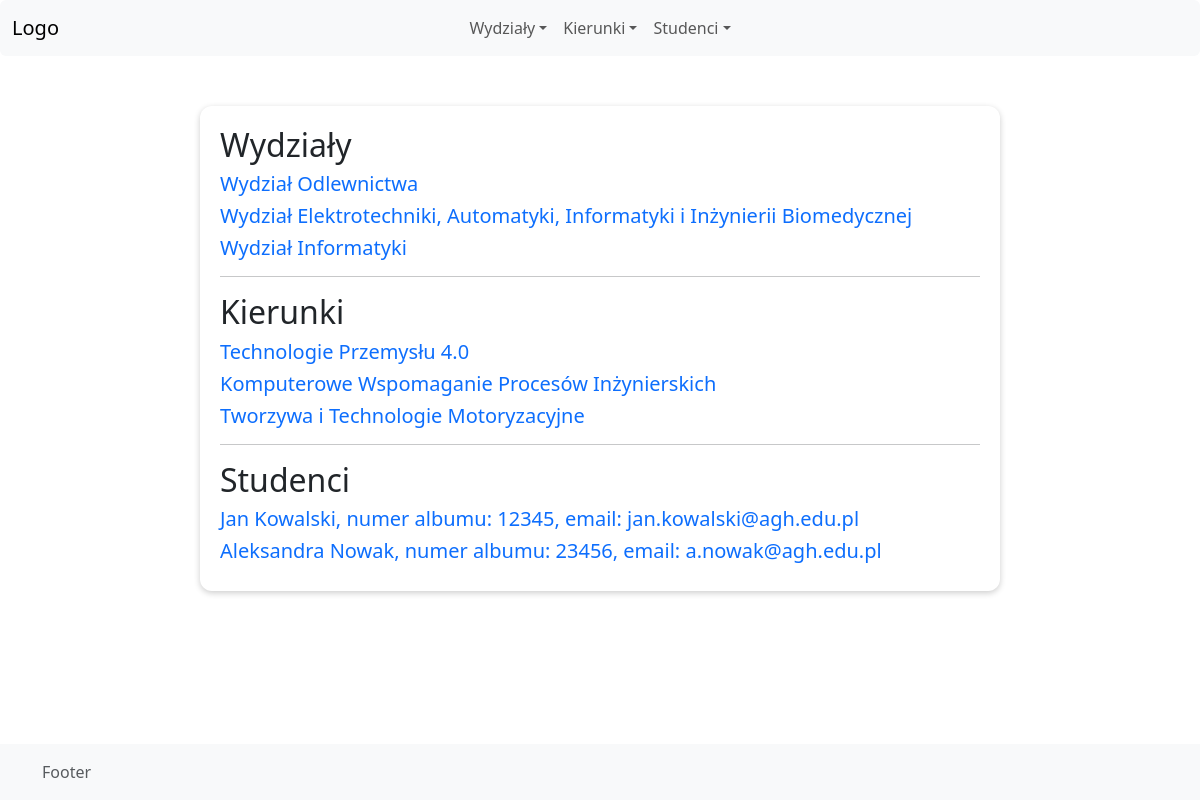
The page / on the database its author committed.
### www/models.py (models this page shows, shortened)
class Wydzial(models.Model):
    nazwa = models.CharField(max_length=200)
    logo = models.ImageField(upload_to='images')
    utworzono = models.DateTimeField(auto_now=False, auto_now_add=True)
    class Meta:
        verbose_name = 'Wydział'
        verbose_name_plural = 'Wydziały'

class Kierunek(models.Model):
    nazwa = models.CharField(max_length=250)
    wydzialy = models.ManyToManyField(Wydzial)
    utworzono = models.DateTimeField(auto_now=False, auto_now_add=True)
    class Meta:
        verbose_name_plural = 'Kierunki'

class Student(models.Model):
    imie = models.CharField(max_length=100)
    nazwisko = models.CharField(max_length=100)
    nr_albumu = models.CharField(max_length=15)
    email = models.EmailField(max_length=150)
    kierunki = models.ManyToManyField(Kierunek)
    zdjecie = models.ImageField(upload_to='images')
    utworzono = models.DateTimeField(auto_now=False, auto_now_add=True)
    class Meta:
        verbose_name_plural = 'Studenci'

### www/views.py (the view)
# urls.py: path('', views.index, name='index'),
def index(request):
    return render(request, 'www/index.html', {
        'wydzialy': wydzialy,
        'kierunki': kierunki,
        'studenci': studenci,
        })

### www/templates/www/index.html (shortened to what this page needs)
{% extends "www/base.html" %}
{% load static %}
{% block css %}
<link rel="stylesheet" href="{% static 'www/style.css' %}">
{% endblock %}
{% block content %}
<div id="wszystko">
    <h2>Wydziały</h2>
    {% for wydzial in wydzialy %}
    <h5><a href="{% url 'detail-wydzial' pk=wydzial.pk %}">{{wydzial.nazwa}}</a></h5>
    {% endfor %}
    <hr>
    <h2>Kierunki</h2>
    {% for kierunek in kierunki %}
    <h5><a href="{% url 'detail-kierunek' pk=kierunek.pk %}">{{kierunek.nazwa}}</a></h5>
    {% endfor %}
    <hr>
    <h2>Studenci</h2>
    {% for student in studenci %}
    <h5><a href="{% url 'detail-student' pk=student.pk %}">{{student.imie}} {{student.nazwisko}}, numer albumu:
            {{student.nr_albumu}}, email: {{ student.email }}</a></h5>
    {% endfor %}
</div>
{% endblock %}
{% block footer %}
Footer
{% endblock %}

### www/templates/www/base.html (shortened to what this page needs)
<!doctype html>
<html lang="pl" class="h-100" data-bs-theme="auto">
  <head>
    <link href="https://getbootstrap.com/docs/5.3/dist/css/bootstrap.min.css" rel="stylesheet">
    {% block css %}{% endblock %}
  </head>
    <body class="d-flex flex-column h-100">
        <header>
            <nav class="navbar navbar-expand-lg bg-body-tertiary rounded" aria-label="Thirteenth navbar example">
                <div class="container-fluid">
                <div class="collapse navbar-collapse d-lg-flex" id="navbarsExample11">
                    <a class="navbar-brand col-lg-3 me-0" href="{% url 'index' %}">Logo</a>
                    <ul class="navbar-nav col-lg-6 justify-content-lg-center">
                        <li class="nav-item dropdown">
                            <a class="nav-link dropdown-toggle" href="#" data-bs-toggle="dropdown" aria-expanded="false">Wydziały</a>
                        </li>
                        <li class="nav-item dropdown">
                            <a class="nav-link dropdown-toggle" href="#" data-bs-toggle="dropdown" aria-expanded="false">Kierunki</a>
                        </li>
                        <li class="nav-item dropdown">
                            <a class="nav-link dropdown-toggle" href="#" data-bs-toggle="dropdown" aria-expanded="false">Studenci</a>
                        </li>
                    </ul>
                </div>
                </div>
            </nav>
        </header>
        <main class="flex-shrink-0">
            <div class="container mt-5">
                {% block content %}
                {% endblock %}
            </div>
        </main>
        <footer class="footer mt-auto py-3 bg-body-tertiary">
        <div class="container">
            <span class="text-body-secondary">{% block footer %}{% endblock %}</span>
        </div>
        </footer>
    </body>
</html>

### www/static/www/style.css (style rules this page uses)
form, #wydzialy, #kierunki, #studenci, #wszystko, #student { margin: 50px auto; width: 80%; max-width: 800px; padding: 20px; border-radius: 12px; box-shadow: 0 2px 6px rgba(0,0,0,0.2); }
a:link { text-decoration: none; }

### rows shown on the page
Wydzial: nazwa "Wydział Odlewnictwa"
Wydzial: nazwa "Wydział Elektrotechniki, Automatyki, Informatyki i Inżynierii Biomedycznej"
Wydzial: nazwa "Wydział Informatyki"
Kierunek: nazwa "Technologie Przemysłu 4.0"
Kierunek: nazwa "Komputerowe Wspomaganie Procesów Inżynierskich"
Kierunek: nazwa "Tworzywa i Technologie Motoryzacyjne"
Student: imie "Jan", nazwisko "Kowalski", nr_albumu "12345", email "jan.kowalski@agh.edu.pl"
Student: imie "Aleksandra", nazwisko "Nowak", nr_albumu "23456", email "a.nowak@agh.edu.pl"
